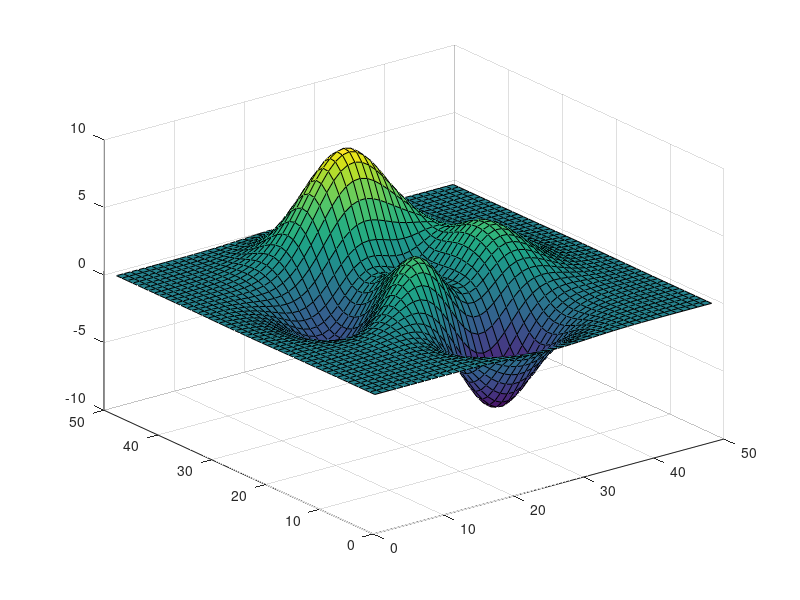
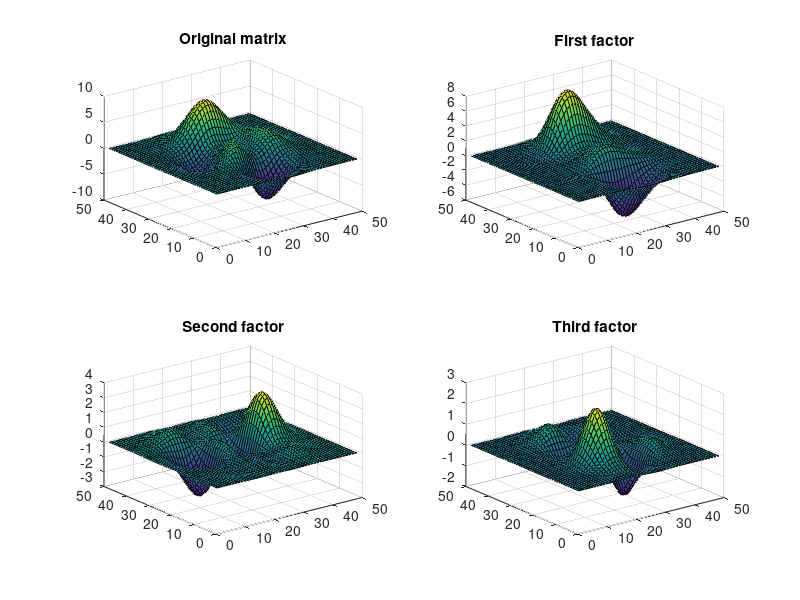
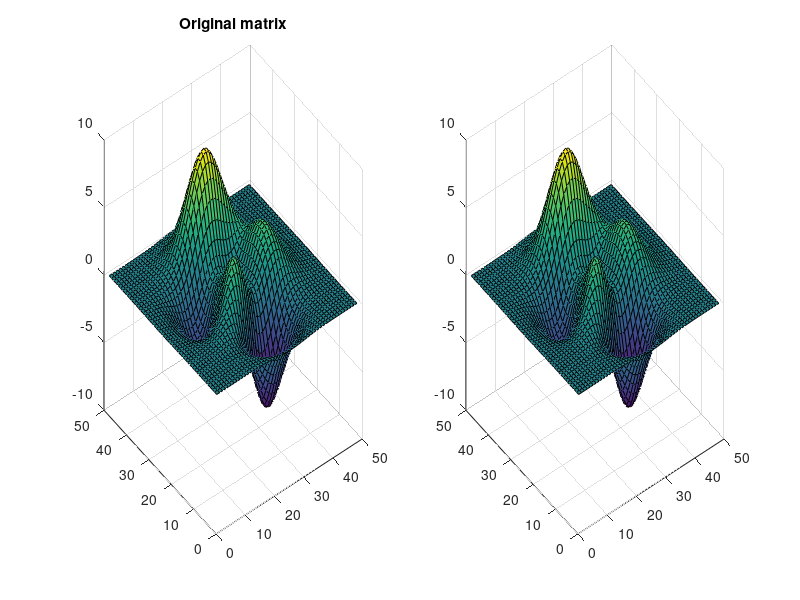

MATLAB code for these plots, in order: (Note: this script raises an error after producing the figures.)
%% This script gives an example of SVD in MATLAB.

%% Built-in example dataset
M = peaks;
surf(peaks)

%% Factor the dataset with SVD
[U, S, V] = svd(M);

%% We can see that the first three factors are more or less sufficient to recreate the original
S(find(S))

%% Plot the first three factors along with the original
M1 = U(:, 1)*S(1,1)*V(:,1).';
M2 = U(:, 2)*S(2,2)*V(:,2).';
M3 = U(:, 3)*S(3,3)*V(:,3).';

figure;
subplot(2, 2, 1);
surf(M)
title('Original matrix')
subplot(2, 2, 2);
surf(M1)
title('First factor')
subplot(2, 2, 3);
surf(M2)
title('Second factor')
subplot(2, 2, 4);
surf(M3)
title('Third factor')

%% Add the factors and compare it to the original
approxM = M1 + M2 + M3;

figure;
subplot(1, 2, 1)
surf(M)
title('Original matrix')
subplot(1, 2, 2)
surf(approxM)
totalDifference = sum(sum(abs(M-approxM)));
title({'Approximated matrix', append('Total Difference Between Matrices: ', num2str(totalDifference))})